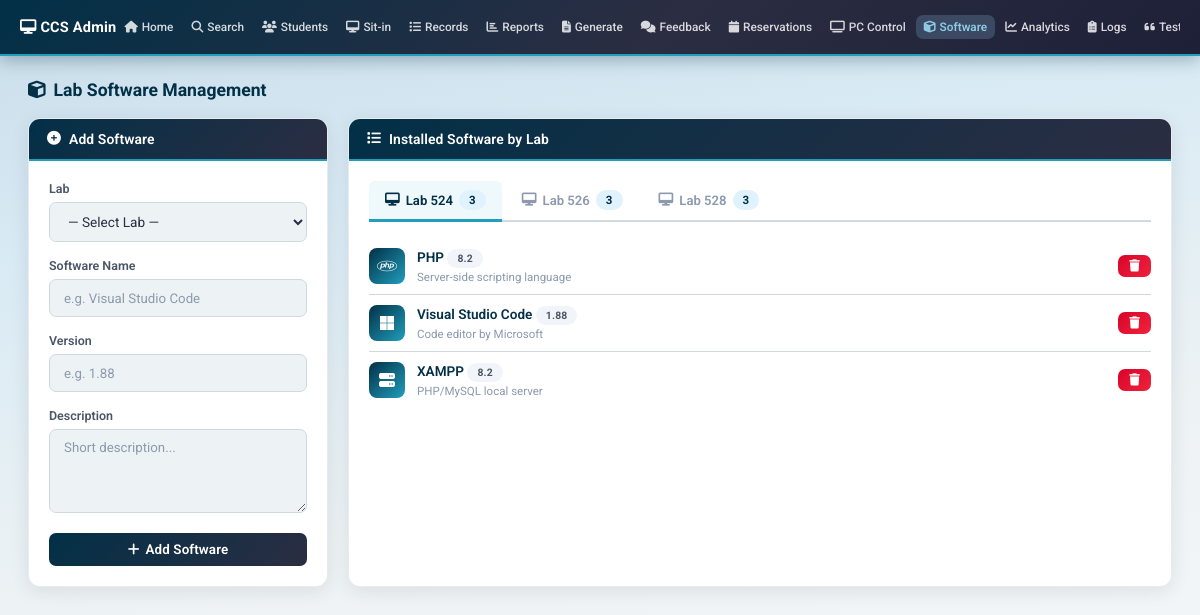
Page /admin/software.php (signed in) on the committed database.
### tables this page shows
CREATE TABLE IF NOT EXISTS software (
  id          INT AUTO_INCREMENT PRIMARY KEY,
  lab         VARCHAR(20) NOT NULL,
  name        VARCHAR(100) NOT NULL,
  version     VARCHAR(50) DEFAULT '',
  description TEXT,
  status      ENUM('available','unavailable') DEFAULT 'available',
  uploaded_at TIMESTAMP DEFAULT CURRENT_TIMESTAMP
);

### admin/software.php (the view, shortened to what this page needs)
<?php
require_once '../includes/config.php';
$lab_res = $conn->query("SELECT DISTINCT lab FROM pc_control ORDER BY lab");
$labs = [];
while ($r = $lab_res->fetch_row()) $labs[] = $r[0];
$software = [];
foreach ($labs as $lab) {
  $safe = $conn->real_escape_string($lab);
  $software[$lab] = $conn->query("SELECT * FROM software WHERE lab='$safe' ORDER BY name")->fetch_all(MYSQLI_ASSOC);
}
$icons = [
  'visual studio'=>'fab fa-microsoft','vscode'=>'fab fa-microsoft','xampp'=>'fas fa-server',
  'android'=>'fab fa-android','java'=>'fab fa-java','photoshop'=>'fas fa-image',
  'figma'=>'fab fa-figma','python'=>'fab fa-python','jupyter'=>'fas fa-book',
  'mysql'=>'fas fa-database','postman'=>'fas fa-paper-plane','git'=>'fab fa-git-alt',
  'chrome'=>'fab fa-chrome','node'=>'fab fa-node-js','php'=>'fab fa-php',
  'html'=>'fab fa-html5','css'=>'fab fa-css3-alt','js'=>'fab fa-js',
  'react'=>'fab fa-react','wordpress'=>'fab fa-wordpress',
];
function getSoftwareIcon($name, $icons) {
  $lower = strtolower($name);
  foreach ($icons as $key => $icon) { if (str_contains($lower,$key)) return $icon; }
  return 'fas fa-cube';
}
?>
<!DOCTYPE html>
<html lang="en">
<head>
  <link rel="stylesheet" href="https://cdnjs.cloudflare.com/ajax/libs/font-awesome/6.4.0/css/all.min.css">
  <link rel="stylesheet" href="../css/style.css">
</head>
<body>
<?php include 'nav.php'; ?>
<div class="page-wrapper">
  <div class="section-title"><i class="fas fa-cube"></i> Lab Software Management</div>
  <div style="display:grid;grid-template-columns:300px 1fr;gap:20px">
    <div class="card">
      <div class="card-header"><i class="fas fa-plus-circle"></i> Add Software</div>
      <div class="card-body">
        <form method="POST">
          <div class="form-group">
            <label>Lab</label>
            <select name="lab" class="form-control" required>
              <option value="">— Select Lab —</option>
            </select>
          </div>
          <div class="form-group">
            <label>Software Name</label>
            <input type="text" name="name" class="form-control" placeholder="e.g. Visual Studio Code" required>
          </div>
          <div class="form-group">
            <label>Version</label>
            <input type="text" name="version" class="form-control" placeholder="e.g. 1.88">
          </div>
          <div class="form-group">
            <label>Description</label>
            <textarea name="description" class="form-control" rows="2" placeholder="Short description..."></textarea>
          </div>
          <button type="submit" name="add_software" class="btn btn-primary" style="width:100%;justify-content:center"><i class="fas fa-plus"></i> Add Software</button>
        </form>
      </div>
    </div>
    <div class="card">
      <div class="card-header"><i class="fas fa-list"></i> Installed Software by Lab</div>
      <div class="card-body">
        <div class="tab-nav">
          <?php foreach($labs as $i => $lab): ?>
            <button class="tab-btn <?=$i===0?'active':''?>" onclick="switchTab('sw<?=$i?>',this)">
              <i class="fas fa-desktop"></i> Lab <?=$lab?>
              <span class="badge badge-info"><?=count($software[$lab])?></span>
            </button>
          <?php endforeach; ?>
        </div>
        <?php foreach($labs as $i => $lab): ?>
          <div id="sw<?=$i?>" class="tab-panel <?=$i===0?'active':''?>">
            <?php if(empty($software[$lab])): ?>
              <p class="text-muted text-center" style="padding:20px">No software listed for Lab <?=$lab?>.</p>
            <?php else: ?>
              <?php foreach($software[$lab] as $sw): ?>
                <div class="software-item">
                  <div class="software-icon"><i class="<?=getSoftwareIcon($sw['name'],$icons)?>"></i></div>
                  <div style="flex:1">
                    <div class="sw-name"><?=htmlspecialchars($sw['name'])?>
                      <?php if($sw['version']): ?>
                        <span class="badge badge-secondary" style="font-size:0.65rem"><?=htmlspecialchars($sw['version'])?></span>
                      <?php endif; ?>
                    </div>
                    <?php if($sw['description']): ?>
                      <div class="sw-version"><?=htmlspecialchars($sw['description'])?></div>
                    <?php endif; ?>
                  </div>
                  <a href="?delete=<?=$sw['id']?>" class="btn btn-danger btn-sm"
                     onclick="return confirm('Delete <?=htmlspecialchars($sw['name'],ENT_QUOTES)?>?')">
                    <i class="fas fa-trash"></i>
                  </a>
                </div>
              <?php endforeach; ?>
            <?php endif; ?>
          </div>
        <?php endforeach; ?>
      </div>
    </div>
  </div>
</div>
</body>
</html>

### admin/nav.php (shortened to what this page needs)
<?php
$current_page = basename($_SERVER['PHP_SELF']);
?>
<nav class="topnav">
  <a href="dashboard.php" class="topnav-brand"><i class="fas fa-desktop"></i> CCS Admin</a>
  <div class="topnav-links">
    <a href="dashboard.php"         <?= $current_page==='dashboard.php'       ?'class="active"':'' ?>><i class="fas fa-home"></i> Home</a>
    <a href="search.php"            <?= $current_page==='search.php'          ?'class="active"':'' ?>><i class="fas fa-search"></i> Search</a>
    <a href="students.php"          <?= $current_page==='students.php'        ?'class="active"':'' ?>><i class="fas fa-users"></i> Students</a>
    <a href="sitin.php" <?= $current_page==='sitin.php'?'class="active"':'' ?> style="position:relative">
      <i class="fas fa-desktop"></i> Sit-in
    </a>
    <a href="sitin_records.php"     <?= $current_page==='sitin_records.php'   ?'class="active"':'' ?>><i class="fas fa-list"></i> Records</a>
    <a href="sitin_reports.php"     <?= $current_page==='sitin_reports.php'   ?'class="active"':'' ?>><i class="fas fa-chart-bar"></i> Reports</a>
    <a href="generate_report.php"   <?= $current_page==='generate_report.php' ?'class="active"':'' ?>><i class="fas fa-file-alt"></i> Generate</a>
    <a href="feedback_reports.php"  <?= $current_page==='feedback_reports.php'?'class="active"':'' ?> style="position:relative">
      <i class="fas fa-comments"></i> Feedback
    </a>
    <a href="reservation_admin.php" <?= $current_page==='reservation_admin.php'?'class="active"':'' ?> style="position:relative">
      <i class="fas fa-calendar"></i> Reservations
    </a>
    <a href="pc_control.php"    <?= $current_page==='pc_control.php'   ?'class="active"':'' ?>><i class="fas fa-tv"></i> PC Control</a>
    <a href="software.php"      <?= $current_page==='software.php'     ?'class="active"':'' ?>><i class="fas fa-cube"></i> Software</a>
    <a href="analytics.php"     <?= $current_page==='analytics.php'    ?'class="active"':'' ?>><i class="fas fa-chart-line"></i> Analytics</a>
    <a href="logs.php"          <?= $current_page==='logs.php'         ?'class="active"':'' ?>><i class="fas fa-clipboard-list"></i> Logs</a>
    <a href="testimonials.php"  <?= $current_page==='testimonials.php' ?'class="active"':'' ?>><i class="fas fa-quote-left"></i> Testimonials</a>
  </div>
</nav>

### css/style.css (style rules this page uses)
*, *::before, *::after { box-sizing: border-box; margin: 0; padding: 0; }
:root { --cadet: #2b2d42; --cadet-mid: #3d4060; --gray-blue: #8d99ae; --alice: #edf2f4; --red: #ef233c; --dark-red: #d90429; --sky: #8ecae6; --cerulean: #219ebc; --prussian: #023047; --honey: #ffb703; --orange: #fb8500; --primary: #2b2d42; --primary-mid:#3d4060; --accent: #ef233c; --accent2: #ffb703; --link: #219ebc; --success: #16a34a; --danger: #d90429; --warning: #fb8500; --white: #ffffff; --bg: #edf2f4; --surface: #ffffff; --border: #d1d9e0; --text: #2b2d42; --text-soft: #4a5568; --text-muted: #8d99ae; --shadow-sm: 0 1px 4px rgba(43,45,66,0.07); --shadow-md: 0 4px 18px rgba(43,45,66,0.10); --shadow-lg: 0 8px 32px rgba(43,45,66,0.14); --radius: 12px; --radius-sm: 7px; --dm-bg: #0f1117; --dm-surface: #1a1d27; --dm-border: #2b2d42; --dm-text: #edf2f4; --dm-muted: #8d99ae; }
body { font-family: 'Roboto', 'Inter', sans-serif; background: linear-gradient(170deg, #c8dce8 0%, #d8eaf4 25%, #edf2f4 60%, #f5f8fa 100%); background-attachment: fixed; min-height: 100vh; display: flex; flex-direction: column; color: var(--text); }
.topnav { background: linear-gradient(135deg, var(--prussian) 0%, var(--cadet) 55%, #1e2038 100%); display: flex; align-items: center; justify-content: space-between; padding: 0 20px; height: 56px; box-shadow: 0 3px 18px rgba(2,48,71,0.35); position: sticky; top: 0; z-index: 1000; border-bottom: 2px solid var(--cerulean); }
.topnav-brand { color: #fff; font-size: 0.91rem; font-weight: 700; text-decoration: none; white-space: nowrap; letter-spacing: 0.2px; flex-shrink: 0; }
.topnav-links { display: flex; align-items: center; gap: 2px; flex-wrap: nowrap; overflow-x: auto; overflow-y: visible; }
.topnav-links a { color: rgba(255,255,255,0.82); text-decoration: none; font-size: 0.74rem; font-weight: 500; padding: 5px 8px; border-radius: var(--radius-sm); transition: all 0.17s; display: flex; align-items: center; gap: 4px; white-space: nowrap; position: relative; }
.topnav-links a.active { background: rgba(142,202,230,0.22); color: var(--sky); font-weight: 600; }
.page-content, .page-wrapper { flex: 1; padding: 24px 28px; max-width: 1500px; margin: 0 auto; width: 100%; }
.card { background: var(--surface); border-radius: var(--radius); box-shadow: var(--shadow-md); overflow: hidden; border: 1px solid rgba(141,153,174,0.2); }
.card-header { background: linear-gradient(135deg, var(--prussian) 0%, var(--cadet) 100%); color: #fff; padding: 12px 18px; font-size: 0.87rem; font-weight: 600; display: flex; align-items: center; gap: 8px; letter-spacing: 0.1px; border-bottom: 2px solid var(--cerulean); }
.card-body { padding: 20px; }
.btn { display: inline-flex; align-items: center; gap: 6px; padding: 9px 16px; border: none; border-radius: var(--radius-sm); font-family: inherit; font-size: 0.84rem; font-weight: 600; cursor: pointer; text-decoration: none; transition: all 0.18s; letter-spacing: 0.1px; }
.btn-primary { background: linear-gradient(135deg, var(--prussian), var(--cadet)); color: #fff; }
.btn-danger { background: linear-gradient(135deg, var(--dark-red), var(--red)); color: #fff; }
.btn-sm { padding: 5px 11px; font-size: 0.76rem; }
.form-group { margin-bottom: 16px; }
.form-group label { display: block; font-size: 0.78rem; font-weight: 600; color: var(--text-soft); margin-bottom: 6px; }
.form-control { width: 100%; border: 1.5px solid var(--border); border-radius: var(--radius-sm); padding: 10px 14px; font-family: inherit; font-size: 0.85rem; color: var(--text); background: var(--alice); outline: none; transition: all 0.18s; }
.form-control::placeholder { color: var(--text-muted); font-size: 0.83rem; }
textarea.form-control { resize: vertical; min-height: 84px; }
.badge { display: inline-block; padding: 3px 10px; border-radius: 20px; font-size: 0.72rem; font-weight: 700; letter-spacing: 0.2px; }
.badge-info { background: #e0f2fe; color: var(--prussian); }
.badge-secondary { background: #f1f5f9; color: var(--text-soft); }
.software-icon { font-size: 2rem; }
.section-title { font-size: 1.1rem; font-weight: 700; color: var(--prussian); margin-bottom: 18px; display: flex; align-items: center; gap: 8px; }

### rows in the picture
software: name "PHP", version "8.2", description "Server-side scripting language"
software: name "Visual Studio Code", version "1.88", description "Code editor by Microsoft"
software: name "XAMPP", version "8.2", description "PHP/MySQL local server"

### other values in the picture
$lab "524"
count($software[$lab]) "3"
$lab "526"
$lab "528"
